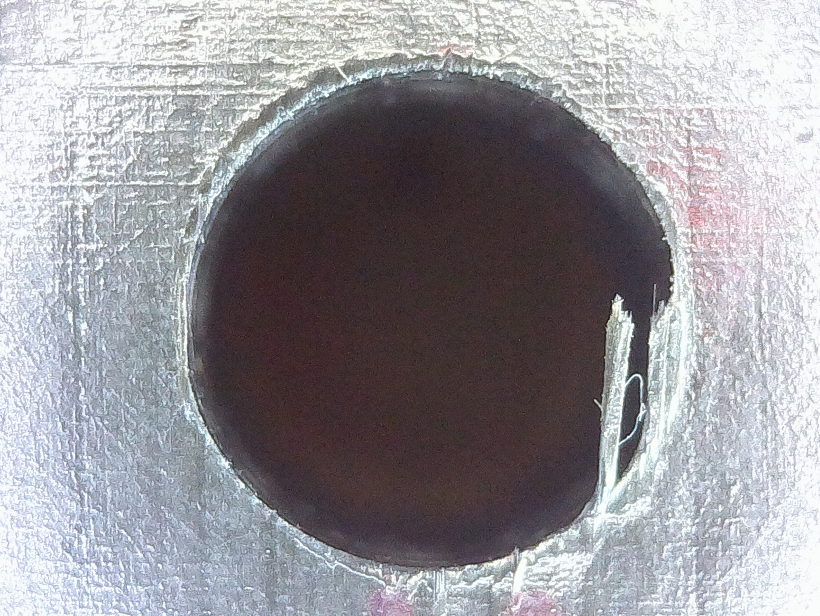
#> input picture imagenesentrada/BOTOM/001B.jpg, 1640 x 1232 px (shown at 1/2 size); its folder holds only this picture in this run
$ python main.py
#> lines starting #> are read from the running program, lines starting #| are printed output that depends on the picture; after the words box and inside, x2 and y2 are one past the last pixel; in counts of white or black regions, pixels touching at a corner belong together
### processing/image_processing.py
# -*- coding: utf-8 -*-
"""
PROCESAMIENTO DE IMÁGENES CON CÍRCULO VERDE E IMPERFECCIONES ROJAS
"""

import cv2
import numpy as np
from pathlib import Path

from detection.defect_detection import detect_imperfections
from processing.utils import save_images, imshow
from processing.csv_utils import init_csv, save_result

# ==============================================
# DETECCIÓN DE CÍRCULOS AJUSTADA
# ==============================================
def detect_circles_fast(img):
    """
    Detecta un círculo principal en la imagen usando HoughCircles,
    filtrando por radio y proximidad al centro.
    Devuelve el resultado limpio y la lista de círculos.
    """
    gray = cv2.cvtColor(img, cv2.COLOR_BGR2GRAY)
    gray = cv2.medianBlur(gray, 5)

    h, w = gray.shape
    cx, cy = w // 2, h // 2

    expected_r = 485  # Radio aproximado
    min_r, max_r = 470, 500

    circles = cv2.HoughCircles(
        gray,
        cv2.HOUGH_GRADIENT,
        dp=1.2,
        minDist=h // 2,
        param1=100,
        param2=30,
        minRadius=min_r,
        maxRadius=max_r
    )

    if circles is not None:
        circles = np.uint16(np.around(circles[0, :]))
        # Filtrar por radio más cercano al esperado
        circles = sorted(circles, key=lambda c: abs(c[2] - expected_r))
        # Filtrar por proximidad al centro
        circles = sorted(circles, key=lambda c: (c[0] - cx) ** 2 + (c[1] - cy) ** 2)
        x, y, r = circles[0]
        return img.copy(), [(x, y, r)]
    else:
        return img.copy(), []

# ==============================================
# PROCESAMIENTO DE UNA IMAGEN
# ==============================================
def process_image(path, prefix=""):
    try:
        init_csv(prefix)
        orig = cv2.imread(path)

        if orig is None:
            print(f"❌ Error: no se pudo cargar {path}", flush=True)
            return

        # Detectar círculo (mejorado)
        result, circles = detect_circles_fast(orig)

        print(f"\nProcesando {Path(path).name} ({prefix or 'raíz'})", flush=True)

        perimetro_defectos = 0

        if circles:
            x, y, r = circles[0]

            # Dibujar el círculo detectado en VERDE
            cv2.circle(result, (x, y), r, (0, 255, 0), 5)

            # Detectar imperfecciones dentro del círculo usando tu sistema
            defects = detect_imperfections(orig, x, y, r)
            print(f"   Imperfecciones detectadas: {len(defects)}")

            # Dibujar las imperfecciones en ROJO
            for defect in defects:
                cv2.drawContours(result, [defect], -1, (0, 0, 255), 15)
                perimetro_defectos += cv2.arcLength(defect, True)

        base = Path(path).stem

        extra = ""
        if circles:
            perim_circulo = 2 * np.pi * r
            perim_cm = int(round(perim_circulo))
            extra = f"{perim_cm}cm"
            save_result(base, perim_circulo, perimetro_defectos, prefix)

        imshow('Resultado', result)
        save_images(result, base, extra, prefix)

    except Exception as e:
        print(f"❌ Error procesando {path}: {e}", flush=True)

### detection/defect_detection.py
# -*- coding: utf-8 -*-
"""
DETECCIÓN DE IMPERFECCIONES

Detecta defectos dentro del círculo identificado.

Mejoras:
- Detecta defectos claros y oscuros
- Funciona con fondo claro o fondo oscuro
- Mejora contraste
"""

import cv2
import numpy as np

from config import params


def detect_imperfections(img, x, y, r):

    gray = cv2.cvtColor(img, cv2.COLOR_BGR2GRAY)

    # mejorar contraste
    gray = cv2.equalizeHist(gray)

    # máscara del círculo
    mask = np.zeros_like(gray)
    cv2.circle(mask, (x, y), int(r * 0.95), 255, -1)

    circle = cv2.bitwise_and(gray, gray, mask=mask)

    # ------------------------------------------------
    # DETECCIÓN DE IMPERFECCIONES CLARAS
    # ------------------------------------------------

    blur = cv2.GaussianBlur(circle, (21, 21), 0)

    diff_light = cv2.subtract(circle, blur)

    _, thresh_light = cv2.threshold(
        diff_light,
        params['defect_threshold'],
        255,
        cv2.THRESH_BINARY
    )

    # ------------------------------------------------
    # DETECCIÓN DE IMPERFECCIONES OSCURAS
    # ------------------------------------------------

    diff_dark = cv2.subtract(blur, circle)

    _, thresh_dark = cv2.threshold(
        diff_dark,
        params['defect_threshold'],
        255,
        cv2.THRESH_BINARY
    )

    # ------------------------------------------------
    # COMBINAR RESULTADOS
    # ------------------------------------------------

    thresh = cv2.bitwise_or(thresh_light, thresh_dark)

    thresh = cv2.bitwise_and(thresh, thresh, mask=mask)

    kernel = np.ones((5, 5), np.uint8)

    thresh = cv2.morphologyEx(thresh, cv2.MORPH_OPEN, kernel)
    thresh = cv2.morphologyEx(thresh, cv2.MORPH_CLOSE, kernel)

    contours, _ = cv2.findContours(
        thresh,
        cv2.RETR_EXTERNAL,
        cv2.CHAIN_APPROX_SIMPLE
    )

    defects = []

    for c in contours:

        area = cv2.contourArea(c)

        if area > params['min_defect_area']:

            perimeter = cv2.arcLength(c, True)

            if perimeter == 0:
                continue

            circularity = 4 * np.pi * area / (perimeter * perimeter)

            # eliminar manchas muy circulares
            if circularity > 0.85:
                continue

            defects.append(c)

    return defects

### processing/csv_utils.py
# -*- coding: utf-8 -*-

import os
import csv
from pathlib import Path
from config import OUTPUT_DIR


def init_csv(subdir=""):

    output_dir = OUTPUT_DIR / subdir if subdir else OUTPUT_DIR

    os.makedirs(output_dir, exist_ok=True)

    csv_file = output_dir / "resultados.csv"

    if not csv_file.exists():

        with open(csv_file, "w", newline="", encoding="utf-8") as f:

            writer = csv.writer(f)

            writer.writerow([
                "nombre_imagen",
                "perimetro_circulo",
                "perimetro_imperfecciones",
                "diferencia"
            ])


def save_result(nombre, perimetro_circulo, perimetro_defectos, subdir=""):

    output_dir = OUTPUT_DIR / subdir if subdir else OUTPUT_DIR

    csv_file = output_dir / "resultados.csv"

    diferencia = perimetro_circulo - perimetro_defectos

    with open(csv_file, "a", newline="", encoding="utf-8") as f:

        writer = csv.writer(f)

        writer.writerow([
            nombre,
            round(perimetro_circulo, 2),
            round(perimetro_defectos, 2),
            round(diferencia, 2)
        ])

### processing/utils.py
# -*- coding: utf-8 -*-
"""
UTILIDADES DEL PROGRAMA

Funciones auxiliares para:
- Mostrar imágenes
- Guardar resultados
"""

import os
import cv2

from config import OUTPUT_DIR


def save_images(cam_img, base_name, extra="", subdir=""):

    output_dir = OUTPUT_DIR / subdir if subdir else OUTPUT_DIR

    os.makedirs(output_dir, exist_ok=True)

    if extra:
        basename = f"resultado_{base_name}_{extra}.jpg"
    else:
        basename = f"resultado_{base_name}.jpg"

    cam_path = os.path.join(output_dir, basename)

    cv2.imwrite(cam_path, cam_img)

    print(f"   guardado: {cam_path}", flush=True)


def imshow(title, img):

    cv2.imshow(title, img)
    cv2.waitKey(1)

### main.py
# -*- coding: utf-8 -*-
"""
PROGRAMA PRINCIPAL - DETECCIÓN DE CÍRCULOS E IMPERFECCIONES
============================================================

Este script procesa todas las imágenes de la carpeta 'imagenesentrada/'
y genera resultados en 'Capturas_Procesadas/'.

Uso:
    python main.py

Estructura de entrada esperada:
    imagenesentrada/
    ├── C1/TOP/
    ├── C1/BOTTOM/
    ├── C2/TOP/
    ├── C2/BOTTOM/
    └── ...

Salida generada:
    Capturas_Procesadas/
    ├── C1/TOP/
    │   ├── resultado_imagen1.jpg
    │   ├── resultado_imagen2.jpg
    │   └── resultados.csv
    ├── C1/BOTTOM/
    │   ├── resultado_imagen1.jpg
    │   ├── resultado_imagen2.jpg
    │   └── resultados.csv
    └── ...
"""

import os
import sys
from pathlib import Path
import cv2
import numpy as np
from datetime import datetime

# Importar módulos del proyecto
from config import CURRENT_DIR, OUTPUT_DIR, params, params_hough
from processing.image_processing import process_image
from processing.csv_utils import init_csv, save_result


def print_header():
    """Imprime encabezado del programa."""
    print("\n" + "="*70)
    print("🔍 DETECTOR DE CÍRCULOS E IMPERFECCIONES v1.0")
    print("="*70)
    print(f"Inicio: {datetime.now().strftime('%Y-%m-%d %H:%M:%S')}")
    print(f"Carpeta entrada: {CURRENT_DIR}")
    print(f"Carpeta salida: {OUTPUT_DIR}")
    print("="*70 + "\n")


def print_footer(total, exitosas, fallidas):
    """Imprime resumen final."""
    print("\n" + "="*70)
    print("📊 RESUMEN DE PROCESAMIENTO")
    print("="*70)
    print(f"Total de imágenes procesadas: {total}")
    print(f"✓ Exitosas: {exitosas}")
    print(f"✗ Fallidas: {fallidas}")
    print(f"Fin: {datetime.now().strftime('%Y-%m-%d %H:%M:%S')}")
    print("="*70 + "\n")


def find_image_folders(base_dir):
    """
    Encuentra todas las carpetas que contienen imágenes JPG.

    Args:
        base_dir: Directorio base para buscar

    Returns:
        Lista de tuplas (carpeta, ruta_relativa)
    """
    folders = []
    base_path = Path(base_dir)

    if not base_path.exists():
        print(f"⚠️  Advertencia: La carpeta {base_dir} no existe")
        print(f"   Creando carpeta: {base_dir}")
        base_path.mkdir(parents=True, exist_ok=True)
        return folders

    # Buscar todas las subcarpetas
    for folder in base_path.rglob("*"):
        if folder.is_dir():
            # Verificar si hay imágenes JPG en esta carpeta
            jpg_files = list(folder.glob("*.jpg")) + list(folder.glob("*.JPG"))
            if jpg_files:
                relative_path = folder.relative_to(base_path)
                folders.append((folder, str(relative_path)))

    return sorted(folders)


def process_images_in_folder(folder_path, relative_path):
    """
    Procesa todas las imágenes JPG en una carpeta.

    Args:
        folder_path: Ruta completa de la carpeta
        relative_path: Ruta relativa para organizar salida

    Returns:
        Tupla (exitosas, fallidas)
    """
    exitosas = 0
    fallidas = 0

    print(f"\n📁 Procesando: {relative_path}")
    print("-" * 70)

    # Obtener todas las imágenes JPG
    jpg_files = sorted(
        list(folder_path.glob("*.jpg")) +
        list(folder_path.glob("*.JPG"))
    )

    if not jpg_files:
        print(f"   ℹ️  No hay imágenes JPG en esta carpeta")
        return 0, 0

    # Inicializar CSV para esta carpeta
    init_csv(relative_path)

    # Procesar cada imagen
    for jpg_file in jpg_files:
        try:
            print(f"   ⏳ Procesando: {jpg_file.name}...", end=" ")

            # Procesar imagen y obtener métricas
            result_path, metrics = process_image(str(jpg_file), prefix=relative_path)

            if result_path and metrics:
                # Guardar resultado en CSV
                save_result(relative_path, metrics)
                print("✓ OK")
                exitosas += 1
            else:
                print("✗ Error en detección")
                fallidas += 1

        except Exception as e:
            print(f"✗ Error: {str(e)}")
            fallidas += 1

    print("-" * 70)
    print(f"   Resumen: {exitosas} exitosas, {fallidas} fallidas")

    return exitosas, fallidas


def main():
    """Función principal."""

    # Mostrar encabezado
    print_header()

    # Verificar configuración
    print("⚙️  Configuración Actual:")
    print(f"   - Dimensiones: {1280}x{720}")
    print(f"   - Parámetros Hough: dp={params_hough['dp']}, param1={params_hough['param1']}, param2={params_hough['param2']}")
    print(f"   - Parámetros Defectos: blur_kernel={params['blur_kernel']}, threshold={params['defect_threshold']}")
    print()

    # Buscar carpetas con imágenes
    print("🔎 Buscando carpetas con imágenes...")
    folders = find_image_folders(CURRENT_DIR)

    if not folders:
        print("❌ No se encontraron carpetas con imágenes JPG")
        print(f"   Coloca imágenes en: {CURRENT_DIR}")
        print(f"   Ejemplo: {CURRENT_DIR}/C1/TOP/imagen.jpg")
        return

    print(f"✓ Se encontraron {len(folders)} carpetas con imágenes\n")

    # Procesar todas las carpetas
    total_exitosas = 0
    total_fallidas = 0

    for folder_path, relative_path in folders:
        exitosas, fallidas = process_images_in_folder(folder_path, relative_path)
#> in process_image, orig is the input picture: shape (1232, 1640, 3); mean B, G, R 154.6, 149.6, 151.3
#> in detect_circles_fast, `gray = cv2.medianBlur(gray, 5)`:
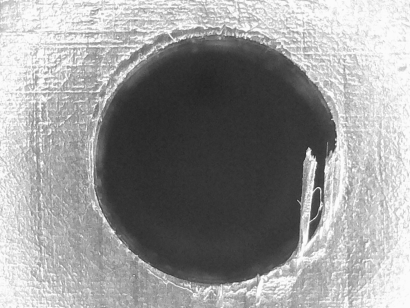
#> gray: shape (1232, 1640) (shown at 1/4 size); min 31, max 254, mean 151.1
#> in detect_circles_fast, `circles = cv2.HoughCircles( gray, cv2.HOUGH_GRADIENT, dp=1.2, minDist=..`: circles = [[863.4, 636.6, 499.3]]
#> in detect_circles_fast, `circles = np.uint16(np.around(circles[0, :]))`: circles = [[863, 637, 499]]
#> in detect_circles_fast, `x, y, r = circles[0]`: x = 863; y = 637; r = 499
#> in process_image, `result, circles = detect_circles_fast(orig)`: circles = [(863, 637, 499)]
#> in process_image, `x, y, r = circles[0]`: x = 863; y = 637; r = 499
#> in process_image, `cv2.circle(result, (x, y), r, (0, 255, 0), 5)`:
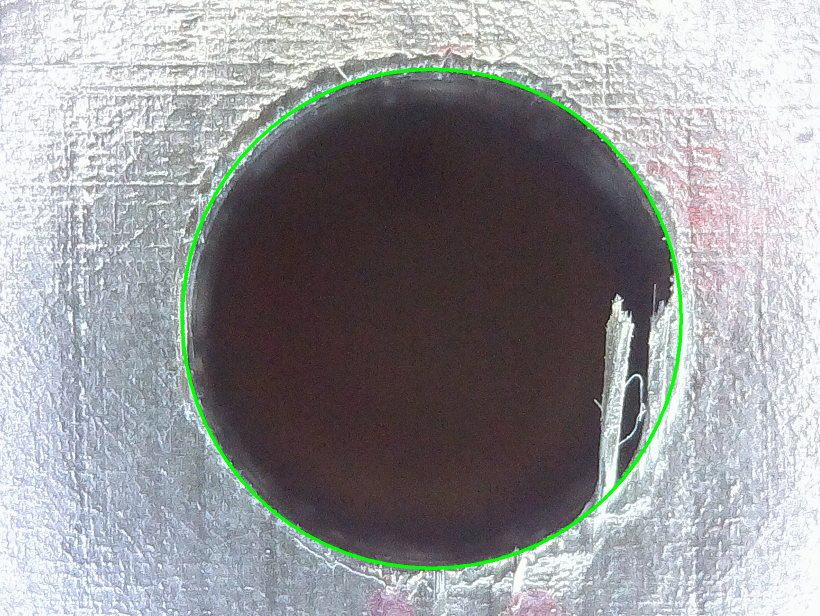
#> result: shape (1232, 1640, 3) (shown at 1/2 size); 1.08% of pixels changed, all inside (x1, y1, x2, y2) = (361, 135, 1366, 1140)
#> in detect_imperfections, `gray = cv2.equalizeHist(gray)`:
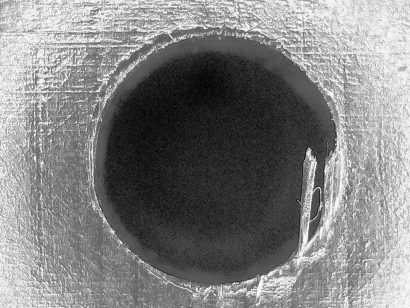
#> gray: shape (1232, 1640) (shown at 1/4 size); min 0, max 255, mean 128.7
#> in detect_imperfections, `cv2.circle(mask, (x, y), int(r * 0.95), 255, -1)`:
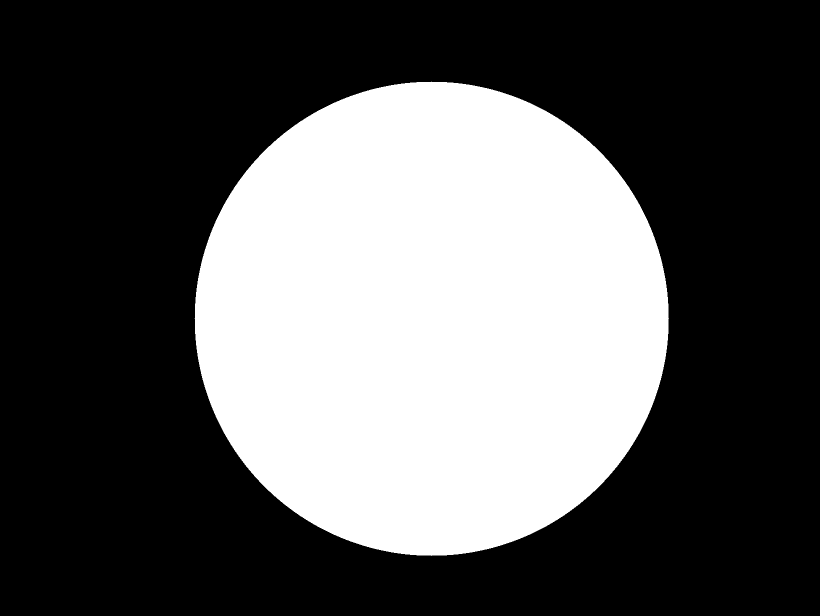
#> mask: shape (1232, 1640) (shown at 1/2 size); 34.9% white; 1 white region, box (x1, y1, x2, y2) and area: (389, 163, 1338, 1112) 705749
#> in detect_imperfections, `circle = cv2.bitwise_and(gray, gray, mask=mask)`:
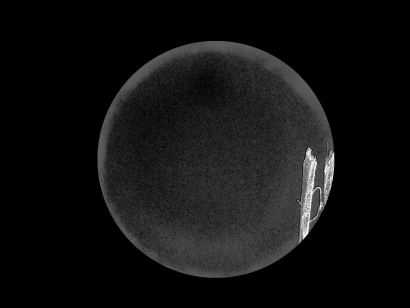
#> circle: shape (1232, 1640) (shown at 1/4 size); min 0, max 255, mean 17
#> in detect_imperfections, `_, thresh_dark = cv2.threshold( diff_dark, params['defect_threshold'],..`:
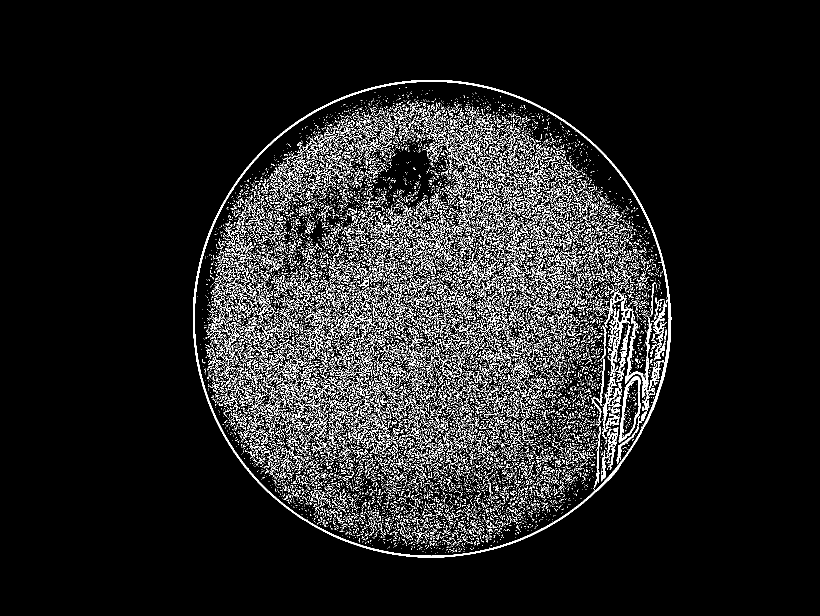
#> thresh_dark: shape (1232, 1640) (shown at 1/2 size); 8.7% white in thin lines or dots, all inside (x1, y1, x2, y2) = (386, 160, 1343, 1115)
#> in detect_imperfections, `thresh = cv2.morphologyEx(thresh, cv2.MORPH_OPEN, kernel)`:
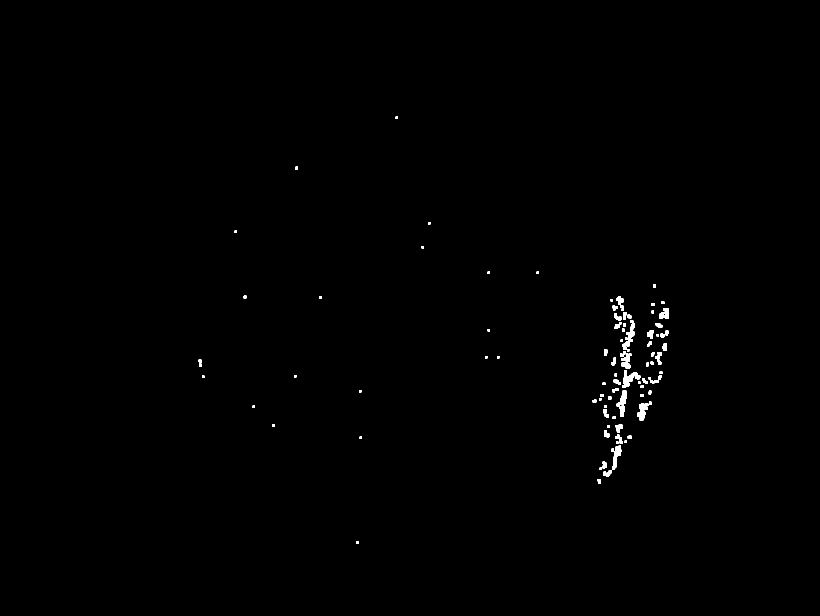
#> thresh: shape (1232, 1640) (shown at 1/2 size); 0.39% white; 98 white regions, largest, box (x1, y1, x2, y2) and area: (1245, 740, 1281, 776) 571, (1233, 781, 1253, 834) 535, (1244, 647, 1270, 700) 489
#> in detect_imperfections, `contours, _ = cv2.findContours( thresh, cv2.RETR_EXTERNAL, cv2.CHAIN_A..`: contours = 58 contours, 15 with area under 20; largest, box (x1, y1, x2, y2) and area: (1225, 592, 1281, 776) 2524, (1222, 849, 1254, 940) 784, (1233, 781, 1253, 834) 492, (1274, 803, 1303, 841) 451, (1318, 616, 1337, 638) 286
#> the loop in detect_imperfections, `for c in contours: ` made 58 passes
#> (area, perimeter, circularity) on passes 9, 14, 20, 44, 48: (784, 281.3, 0.125), (451, 134.6, 0.313), (492, 137.8, 0.326), (286.5, 79.07, 0.576), (2524, 863.4, 0.0425)
#> after the loop in detect_imperfections, `for c in contours:`: defects = 5 contours; box (x1, y1, x2, y2) and area: (1225, 592, 1281, 776) 2524, (1222, 849, 1254, 940) 784, (1233, 781, 1253, 834) 492, (1274, 803, 1303, 841) 451, (1318, 616, 1337, 638) 286
#|    Imperfecciones detectadas: 5
#> the loop in process_image, `for defect in defects:` made 5 passes
#> perimetro_defectos on passes 1 to 5: 281.3, 415.9, 553.7, 632.8, 1496.2
#> after the loop in process_image, `for defect in defects:`: perimetro_defectos = 1496.2
#> in process_image, `perim_circulo = 2 * np.pi * r`: perim_circulo = 3135.3
#> in process_image, `perim_cm = int(round(perim_circulo))`: perim_cm = 3135
#> in process_image, `extra = f"{perim_cm}cm"`: extra = '3135cm'
#> in save_result, `diferencia = perimetro_circulo - perimetro_defectos`: diferencia = 1639.1
        total_exitosas += exitosas
        total_fallidas += fallidas

    # Mostrar resumen final
    print_footer(
        total_exitosas + total_fallidas,
        total_exitosas,
        total_fallidas
    )

    # Información de salida
    if total_exitosas > 0:
        print("📂 Resultados disponibles en:")
        print(f"   {OUTPUT_DIR}")
        print("\n✅ ¡Procesamiento completado!")
    else:
        print("⚠️  No se procesaron imágenes correctamente")
        print("   Revisa las configuraciones en config.py")


if __name__ == "__main__":
    try:
        main()
    except KeyboardInterrupt:
        print("\n\n⚠️  Procesamiento interrumpido por el usuario")
        sys.exit(1)
    except Exception as e:
        print(f"\n\n❌ Error crítico: {str(e)}")
        import traceback
        traceback.print_exc()
        sys.exit(1)
